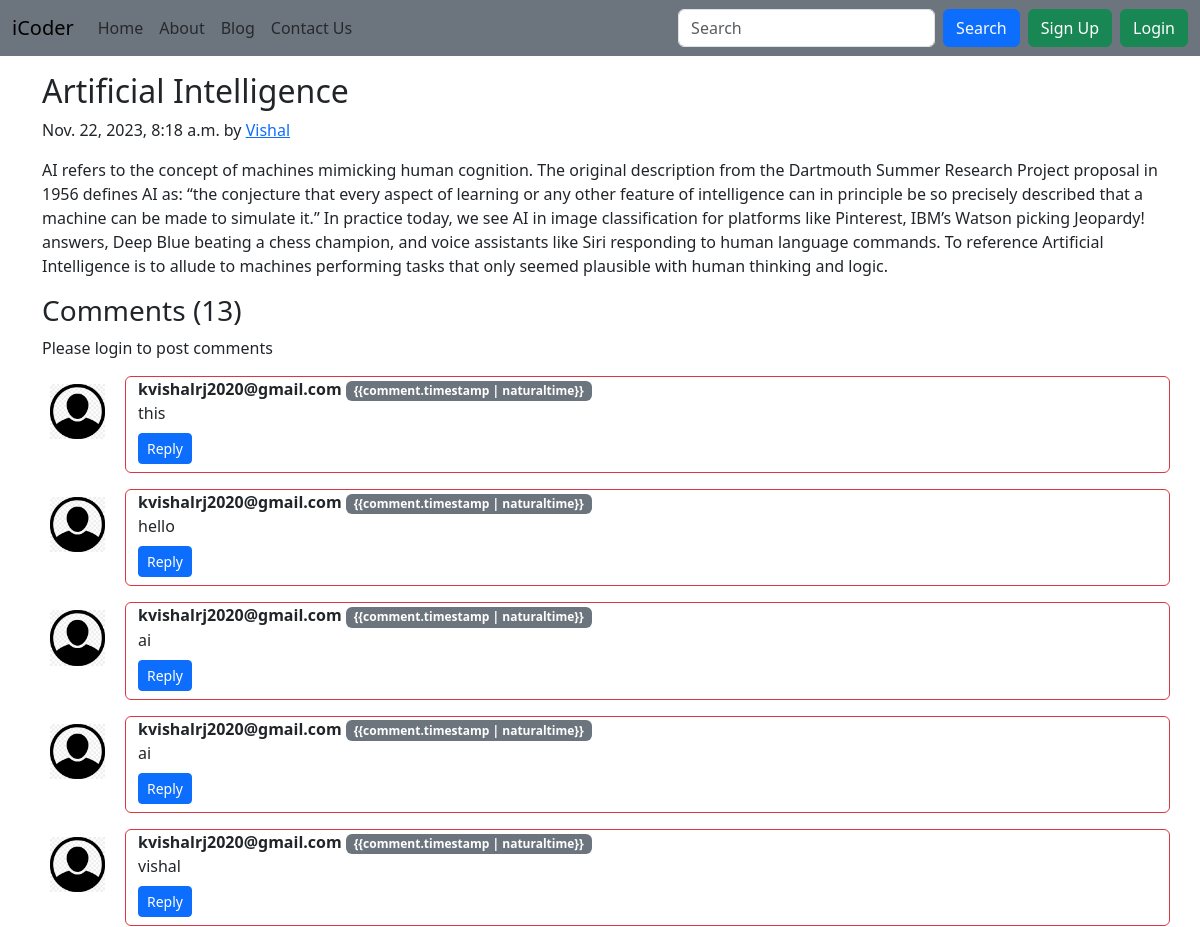
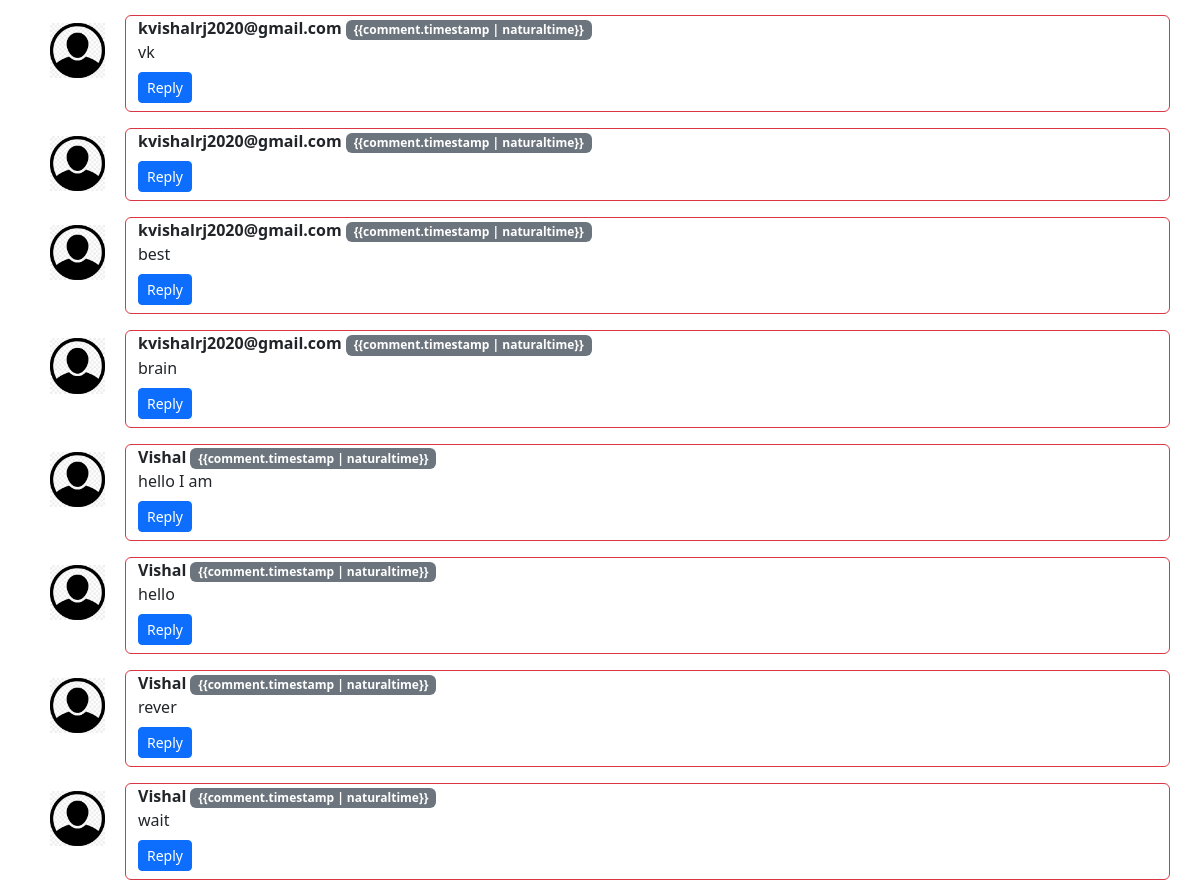
/blog/AI, run on an earlier commit of the app's database (2 pictures, top to bottom).
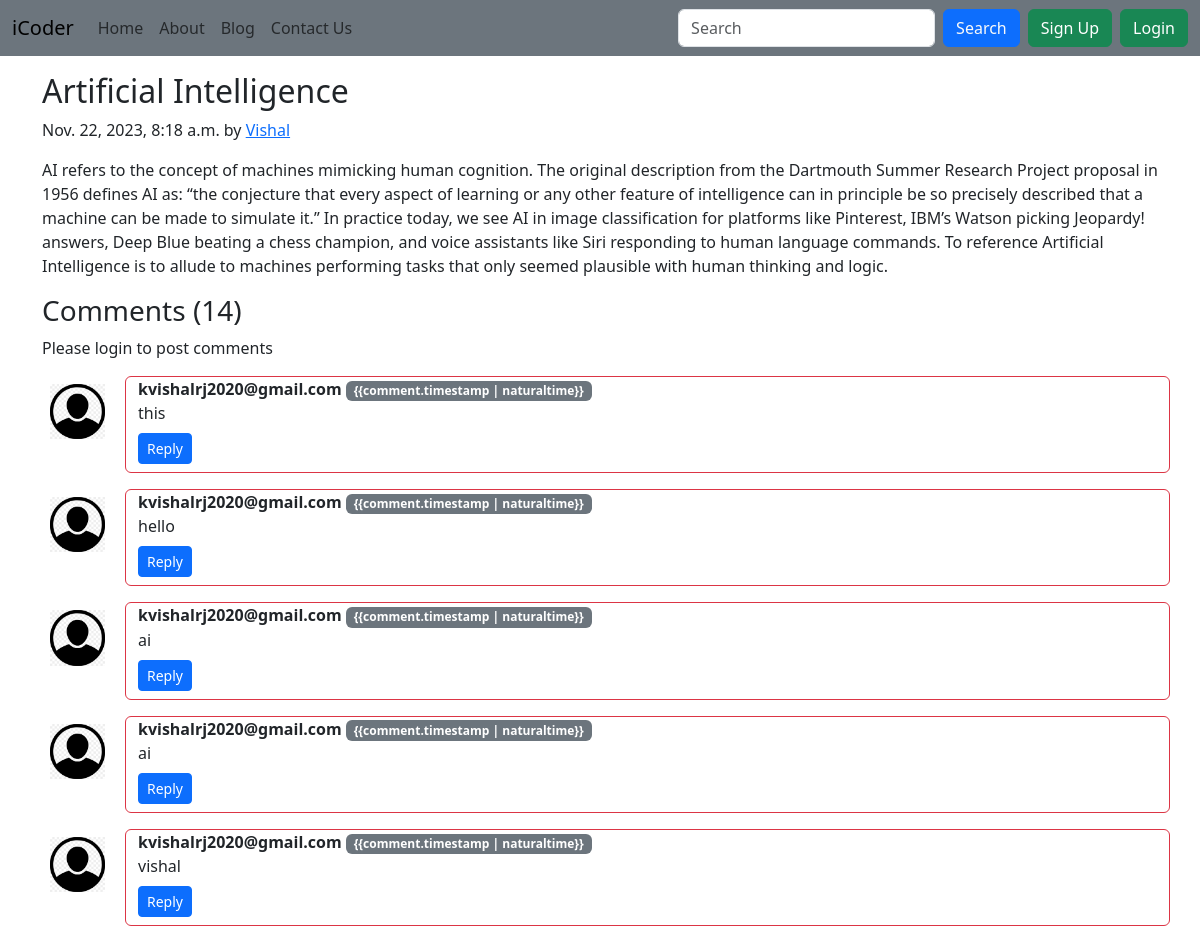
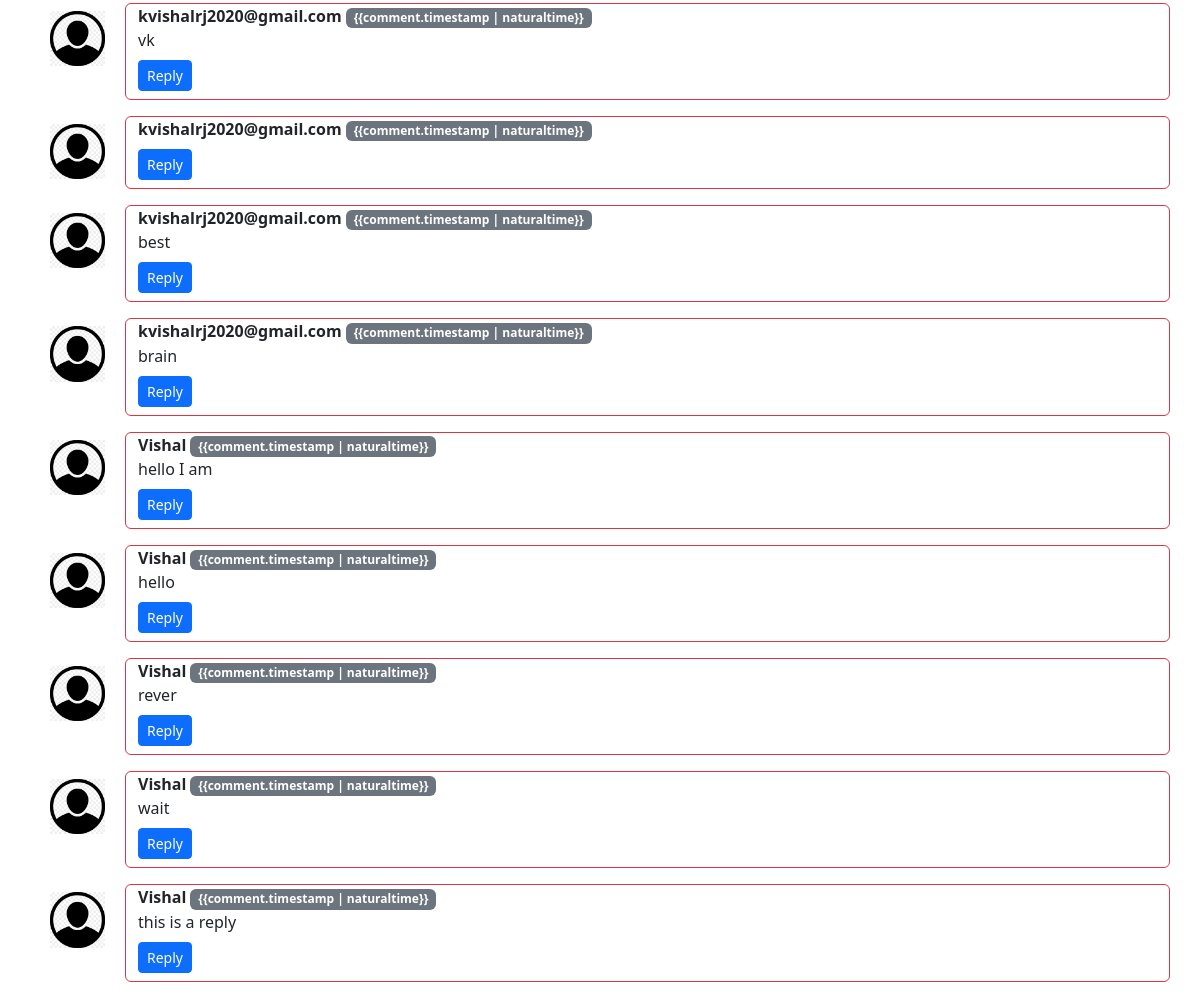
And on a later commit of the database (2 pictures, top to bottom).
### blog/models.py (models this page shows, shortened)
class BlogComment(models.Model):
    sno = models.AutoField(primary_key= True)
    comment = models.TextField()
    user = models.ForeignKey(User, on_delete= models.CASCADE)
    post = models.ForeignKey(Post, on_delete= models.CASCADE)
    parent = models.ForeignKey('self', on_delete= models.CASCADE, null = True)
    timestamp = models.DateTimeField(default= now)

### blog/views.py (the view)
# urls.py: path('<str:slug>', views.blogPost, name='blogPost')
def blogPost(request, slug):
    post = Post.objects.filter(slug=slug).first()
    comments = BlogComment.objects.filter(post=post)
    context = {'post' : post, 'comments' : comments, 'user' : request.user}
    return render(request, 'blog/blogPost.html', context)

### templates/blog/blogPost.html (shortened to what this page needs)
{% extends "base.html" %}
{% block body %}
{% load humanize %}
<div class="container my-3">
    <h2 class="blog-post-title">{{post.title}}</h2>
    <p class="blog-post-meta">{{post.timeStamp}} by <a href="#">{{post.author}}</a></p>
    <p>{{post.content}}</p>
</div>
<div class="container">
    <h3>Comments ({{comments.count}})</h3>
    <div class="my-2">
        {% if user.is_authenticated %}
        <form action="/blog/postComment" method="post">
            {% csrf_token %}
            <input type="hidden" name="postSno" value="{{post.sno}}">
            <input type="hidden" name="postSlug" value="{{post.slug}}">
            <input type="hidden" name="parentSno" value="">
            <div class="mb-3">
                <input type="text" class="form-label" name="comment" placeholder="Enter comment here">
            </div>
            <button type="submit" class="btn btn-primary">Submit</button>
        </form>
        {% else %}
        <p>Please login to post comments</p>
        {% endif %}
    </div>
    {% for comment in comments %}
    <div class="row my-3">
        <div class="col-md-1">
            <img class="rounded mx-auto d-block w-100 p-2" src="/static/userimg/user.png" alt="user">
        </div>
        <div class="col-md-11 border border-danger rounded">
            <b>{{comment.user.username}} </b> <span class="badge bg-secondary">{{comment.timestamp |
                naturaltime}}</span>
            <div>
                {{comment.comment}}
            </div>
            <div class="reply mx-0 my-2">
                <button class="btn btn-sm btn-primary" type="button" data-bs-toggle="collapse"
                    data-bs-target="#replyBox{{comment.sno}}" aria-expanded="false"
                    aria-controls="replyBox{{comment.sno}}">
                    Reply
                </button>
            </div>
        </div>
    </div>
    {% endfor %}
</div>
{% endblock body %}

What changed in the data, as far as the page shows it:
added BlogComment: user.username "Vishal", comment "this is a reply"
Also different on the page:
{{ comments.count }}: "13" → "14"
